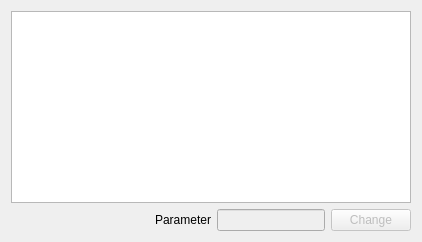
        <widget class="QWidget" name="parametersPage">
         <attribute name="title">
          <string>Parameters</string>
         </attribute>
         <layout class="QVBoxLayout" name="_6">
          <item>
           <widget class="QListWidget" name="parameters"/>
          </item>
          <item>
           <layout class="QHBoxLayout" name="_7">
            <property name="spacing">
             <number>6</number>
            </property>
            <property name="margin">
             <number>0</number>
            </property>
            <item>
             <widget class="QLabel" name="paramName">
              <property name="enabled">
               <bool>true</bool>
              </property>
              <property name="minimumSize">
               <size>
                <width>200</width>
                <height>0</height>
               </size>
              </property>
              <property name="text">
               <string>Parameter</string>
              </property>
              <property name="alignment">
               <set>Qt::AlignRight|Qt::AlignTrailing|Qt::AlignVCenter</set>
              </property>
              <property name="wordWrap">
               <bool>false</bool>
              </property>
             </widget>
            </item>
            <item>
             <widget class="QLineEdit" name="paramValue">
              <property name="enabled">
               <bool>false</bool>
              </property>
              <property name="toolTip">
               <string>New value for this parameter</string>
              </property>
              <property name="whatsThis">
               <string>This box is enabled when a parameter is selected in the module information pane and that module is part of the current model . To enter a new value for this parameter enter the value here and hit return or the change button. Entering blank will restore the default value for this parameter.</string>
              </property>
             </widget>
            </item>
            <item>
             <widget class="QPushButton" name="paramChange">
              <property name="enabled">
               <bool>false</bool>
              </property>
              <property name="toolTip">
               <string>Change value for this parameter</string>
              </property>
              <property name="text">
               <string>Change</string>
              </property>
             </widget>
            </item>
           </layout>
          </item>
         </layout>
        </widget>
